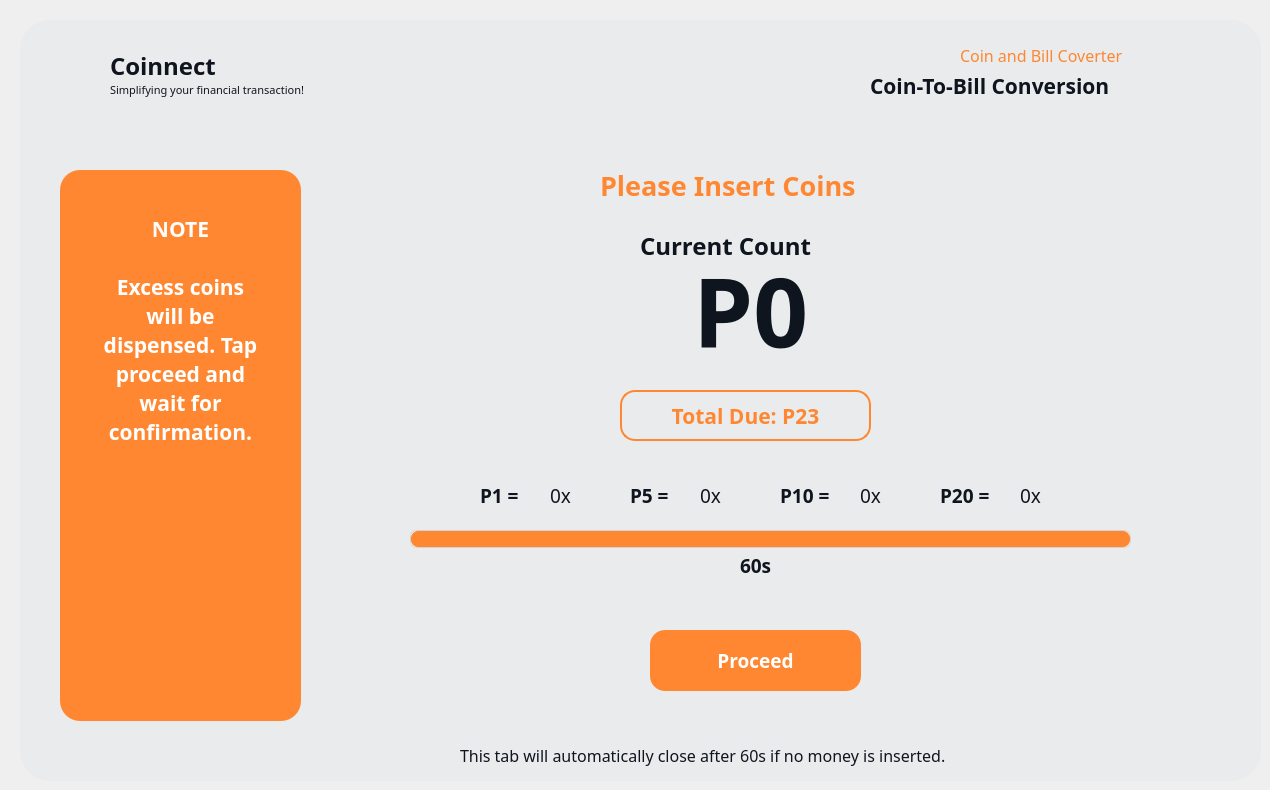
    <widget class="QWidget" name="CB_InsertCoins_05">
     <widget class="QFrame" name="InserCioins_Frame">
      <property name="enabled">
       <bool>true</bool>
      </property>
      <property name="geometry">
       <rect>
        <x>20</x>
        <y>20</y>
        <width>1241</width>
        <height>761</height>
       </rect>
      </property>
      <property name="font">
       <font>
        <pointsize>9</pointsize>
       </font>
      </property>
      <property name="styleSheet">
       <string notr="true">QFrame {
    background-color: #eaebec;
	border-radius: 30px;
}
</string>
      </property>
      <property name="frameShape">
       <enum>QFrame::StyledPanel</enum>
      </property>
      <property name="frameShadow">
       <enum>QFrame::Raised</enum>
      </property>
      <widget class="QLabel" name="label_20">
       <property name="geometry">
        <rect>
         <x>90</x>
         <y>20</y>
         <width>141</width>
         <height>51</height>
        </rect>
       </property>
       <property name="font">
        <font>
         <family>Montserrat</family>
         <pointsize>18</pointsize>
         <weight>75</weight>
         <bold>true</bold>
        </font>
       </property>
       <property name="styleSheet">
        <string notr="true">QLabel {
    color: #0f151f;
}
</string>
       </property>
       <property name="text">
        <string>Coinnect</string>
       </property>
      </widget>
      <widget class="QLabel" name="label_23">
       <property name="geometry">
        <rect>
         <x>90</x>
         <y>60</y>
         <width>231</width>
         <height>20</height>
        </rect>
       </property>
       <property name="font">
        <font>
         <family>Montserrat</family>
         <pointsize>8</pointsize>
         <weight>50</weight>
         <bold>false</bold>
        </font>
       </property>
       <property name="styleSheet">
        <string notr="true">QLabel {
    color: #0f151f;
}
</string>
       </property>
       <property name="text">
        <string>Simplifying your financial transaction!</string>
       </property>
      </widget>
      <widget class="QLabel" name="main_logo_12">
       <property name="geometry">
        <rect>
         <x>40</x>
         <y>35</y>
         <width>40</width>
         <height>40</height>
        </rect>
       </property>
       <property name="text">
        <string/>
       </property>
       <property name="pixmap">
        <pixmap>C:/Users/Asus Tuf/Documents/dondon my documents/Research/Coinnect UI/2 Icons/Coinnect Logo.png</pixmap>
       </property>
       <property name="scaledContents">
        <bool>true</bool>
       </property>
      </widget>
      <widget class="QLabel" name="label_25">
       <property name="geometry">
        <rect>
         <x>580</x>
         <y>140</y>
         <width>311</width>
         <height>51</height>
        </rect>
       </property>
       <property name="font">
        <font>
         <family>Montserrat</family>
         <pointsize>20</pointsize>
         <weight>75</weight>
         <bold>true</bold>
        </font>
       </property>
       <property name="styleSheet">
        <string notr="true">QLabel {
    color: #ff8731;
}
</string>
       </property>
       <property name="text">
        <string>Please Insert Coins</string>
       </property>
      </widget>
      <widget class="QPushButton" name="converter_select_backBtn_2">
       <property name="geometry">
        <rect>
         <x>60</x>
         <y>710</y>
         <width>21</width>
         <height>41</height>
        </rect>
       </property>
       <property name="font">
        <font>
         <family>Montserrat</family>
         <pointsize>12</pointsize>
         <weight>75</weight>
         <bold>true</bold>
        </font>
       </property>
       <property name="cursor">
        <cursorShape>PointingHandCursor</cursorShape>
       </property>
       <property name="styleSheet">
        <string notr="true">QPushButton {
    background-color: #eaebec;
    border-radius: 30px;
}


QPushButton:pressed {
    padding-top: 8px;  /* simulate press-in */
    padding-bottom: 7px;
    box-shadow: inset 0px 2px 4px rgba(255, 255, 255, 0.4); /* lighter shadow */
}
</string>
       </property>
       <property name="text">
        <string/>
       </property>
       <property name="icon">
        <iconset>
         <normaloff>C:/Users/Asus Tuf/Downloads/back.png</normaloff>C:/Users/Asus Tuf/Downloads/back.png</iconset>
       </property>
       <property name="iconSize">
        <size>
         <width>20</width>
         <height>20</height>
        </size>
       </property>
      </widget>
      <widget class="QToolButton" name="cb_insert_due">
       <property name="geometry">
        <rect>
         <x>600</x>
         <y>370</y>
         <width>251</width>
         <height>51</height>
        </rect>
       </property>
       <property name="font">
        <font>
         <family>Montserrat</family>
         <pointsize>16</pointsize>
         <weight>75</weight>
         <bold>true</bold>
        </font>
       </property>
       <property name="cursor">
        <cursorShape>ArrowCursor</cursorShape>
       </property>
       <property name="styleSheet">
        <string notr="true">QToolButton {
    background-color: transparent;
    color: #ff8731;
    border: 2px solid #ff8731;
    border-radius: 15px;
    text-align: center;
}</string>
       </property>
       <property name="text">
        <string>Total Due: P23</string>
       </property>
       <property name="iconSize">
        <size>
         <width>200</width>
         <height>200</height>
        </size>
       </property>
       <property name="checkable">
        <bool>false</bool>
       </property>
       <property name="popupMode">
        <enum>QToolButton::InstantPopup</enum>
       </property>
       <property name="toolButtonStyle">
        <enum>Qt::ToolButtonTextUnderIcon</enum>
       </property>
      </widget>
      <widget class="QLabel" name="label_28">
       <property name="geometry">
        <rect>
         <x>940</x>
         <y>20</y>
         <width>201</width>
         <height>31</height>
        </rect>
       </property>
       <property name="font">
        <font>
         <family>Montserrat</family>
         <pointsize>12</pointsize>
         <weight>50</weight>
         <bold>false</bold>
        </font>
       </property>
       <property name="styleSheet">
        <string notr="true">QLabel {
    color: #ff8731;
}
</string>
       </property>
       <property name="text">
        <string>Coin and Bill Coverter</string>
       </property>
      </widget>
      <widget class="QLabel" name="label_29">
       <property name="geometry">
        <rect>
         <x>850</x>
         <y>40</y>
         <width>291</width>
         <height>51</height>
        </rect>
       </property>
       <property name="font">
        <font>
         <family>Montserrat</family>
         <pointsize>16</pointsize>
         <weight>75</weight>
         <bold>true</bold>
        </font>
       </property>
       <property name="styleSheet">
        <string notr="true">QLabel {
    color: #0F151F;
}
</string>
       </property>
       <property name="text">
        <string>Coin-To-Bill Conversion</string>
       </property>
      </widget>
      <widget class="QLabel" name="main_logo_13">
       <property name="geometry">
        <rect>
         <x>1150</x>
         <y>30</y>
         <width>50</width>
         <height>50</height>
        </rect>
       </property>
       <property name="text">
        <string/>
       </property>
       <property name="pixmap">
        <pixmap>C:/Users/Asus Tuf/Documents/dondon my documents/Research/Coinnect UI/2 Icons/Black_coin to bill.png</pixmap>
       </property>
       <property name="scaledContents">
        <bool>true</bool>
       </property>
      </widget>
      <widget class="QToolButton" name="converter_service_proceed_2">
       <property name="geometry">
        <rect>
         <x>40</x>
         <y>460</y>
         <width>241</width>
         <height>231</height>
        </rect>
       </property>
       <property name="font">
        <font>
         <family>Montserrat</family>
         <pointsize>14</pointsize>
         <weight>75</weight>
         <bold>true</bold>
        </font>
       </property>
       <property name="cursor">
        <cursorShape>ArrowCursor</cursorShape>
       </property>
       <property name="styleSheet">
        <string notr="true">QToolButton {
    background-color: transparent;
    color: #ff8731;
    border: 2px solid #ff8731;
    border-radius: 15px;
    padding: 20px;
    padding-top: 10px;
    text-align: center;
}


</string>
       </property>
       <property name="text">
        <string>Proceed</string>
       </property>
       <property name="icon">
        <iconset>
         <normaloff>C:/Users/Asus Tuf/Documents/dondon my documents/Research/Coinnect UI/2 Icons/Peso Add.png</normaloff>C:/Users/Asus Tuf/Documents/dondon my documents/Research/Coinnect UI/2 Icons/Peso Add.png</iconset>
       </property>
       <property name="iconSize">
        <size>
         <width>200</width>
         <height>200</height>
        </size>
       </property>
       <property name="checkable">
        <bool>false</bool>
       </property>
       <property name="popupMode">
        <enum>QToolButton::InstantPopup</enum>
       </property>
       <property name="toolButtonStyle">
        <enum>Qt::ToolButtonIconOnly</enum>
       </property>
      </widget>
      <widget class="QToolButton" name="type_foreignBtn_2">
       <property name="geometry">
        <rect>
         <x>40</x>
         <y>150</y>
         <width>241</width>
         <height>551</height>
        </rect>
       </property>
       <property name="font">
        <font>
         <family>Montserrat</family>
         <pointsize>16</pointsize>
         <weight>75</weight>
         <bold>true</bold>
        </font>
       </property>
       <property name="cursor">
        <cursorShape>ArrowCursor</cursorShape>
       </property>
       <property name="styleSheet">
        <string notr="true">QToolButton {
    background-color: #ff8731;
    color: white;
    border: none;
    border-radius: 20px;
    padding-top:30px;
    text-align: center;
}

</string>
       </property>
       <property name="text">
        <string>NOTE

Excess coins
will be
dispensed. Tap
proceed and
wait for
confirmation.








</string>
       </property>
       <property name="iconSize">
        <size>
         <width>200</width>
         <height>200</height>
        </size>
       </property>
       <property name="checkable">
        <bool>false</bool>
       </property>
       <property name="popupMode">
        <enum>QToolButton::InstantPopup</enum>
       </property>
       <property name="toolButtonStyle">
        <enum>Qt::ToolButtonTextOnly</enum>
       </property>
      </widget>
      <widget class="QToolButton" name="cb_insert_proceed">
       <property name="geometry">
        <rect>
         <x>630</x>
         <y>610</y>
         <width>211</width>
         <height>61</height>
        </rect>
       </property>
       <property name="font">
        <font>
         <family>Montserrat</family>
         <pointsize>14</pointsize>
         <weight>75</weight>
         <bold>true</bold>
        </font>
       </property>
       <property name="cursor">
        <cursorShape>PointingHandCursor</cursorShape>
       </property>
       <property name="styleSheet">
        <string notr="true">QToolButton {
    background-color: #ff8731;
    color: white;
    border: none;
    border-radius: 15px;
    text-align: center;
}

QToolButton:hover {
    background-color: #FFA05C;  /* light gray */
}

QToolButton:pressed {
    background-color: #F56600;
    padding-top: 15px;  /* simulate press-in */
    padding-bottom: 20px;
 
}

</string>
       </property>
       <property name="text">
        <string>Proceed</string>
       </property>
       <property name="iconSize">
        <size>
         <width>200</width>
         <height>200</height>
        </size>
       </property>
       <property name="checkable">
        <bool>false</bool>
       </property>
       <property name="popupMode">
        <enum>QToolButton::InstantPopup</enum>
       </property>
       <property name="toolButtonStyle">
        <enum>Qt::ToolButtonIconOnly</enum>
       </property>
      </widget>
      <widget class="QLabel" name="label_30">
       <property name="geometry">
        <rect>
         <x>620</x>
         <y>200</y>
         <width>211</width>
         <height>51</height>
        </rect>
       </property>
       <property name="font">
        <font>
         <family>Montserrat</family>
         <pointsize>18</pointsize>
         <weight>75</weight>
         <bold>true</bold>
        </font>
       </property>
       <property name="styleSheet">
        <string notr="true">QLabel {
    color: #0F151F;
}
</string>
       </property>
       <property name="text">
        <string>Current Count</string>
       </property>
      </widget>
      <widget class="QLabel" name="label_31">
       <property name="geometry">
        <rect>
         <x>600</x>
         <y>220</y>
         <width>261</width>
         <height>141</height>
        </rect>
       </property>
       <property name="font">
        <font>
         <family>Montserrat</family>
         <pointsize>72</pointsize>
         <weight>75</weight>
         <bold>true</bold>
        </font>
       </property>
       <property name="styleSheet">
        <string notr="true">QLabel {
    color: #0F151F;
	padding-top:-100px
}
</string>
       </property>
       <property name="text">
        <string>P0</string>
       </property>
       <property name="textFormat">
        <enum>Qt::MarkdownText</enum>
       </property>
       <property name="alignment">
        <set>Qt::AlignCenter</set>
       </property>
       <property name="wordWrap">
        <bool>false</bool>
       </property>
      </widget>
      <widget class="QLabel" name="label_32">
       <property name="geometry">
        <rect>
         <x>460</x>
         <y>450</y>
         <width>61</width>
         <height>51</height>
        </rect>
       </property>
       <property name="font">
        <font>
         <family>Montserrat</family>
         <pointsize>14</pointsize>
         <weight>75</weight>
         <bold>true</bold>
        </font>
       </property>
       <property name="styleSheet">
        <string notr="true">QLabel {
    color: #0F151F;
}
</string>
       </property>
       <property name="text">
        <string>P1 = </string>
       </property>
      </widget>
      <widget class="QLabel" name="label_33">
       <property name="geometry">
        <rect>
         <x>530</x>
         <y>450</y>
         <width>51</width>
         <height>51</height>
        </rect>
       </property>
       <property name="font">
        <font>
         <family>Montserrat</family>
         <pointsize>14</pointsize>
         <weight>50</weight>
         <bold>false</bold>
        </font>
       </property>
       <property name="styleSheet">
        <string notr="true">QLabel {
    color: #0F151F;
}
</string>
       </property>
       <property name="text">
        <string>0x</string>
       </property>
      </widget>
      <widget class="QLabel" name="label_34">
       <property name="geometry">
        <rect>
         <x>680</x>
         <y>450</y>
         <width>51</width>
         <height>51</height>
        </rect>
       </property>
       <property name="font">
        <font>
         <family>Montserrat</family>
         <pointsize>14</pointsize>
         <weight>50</weight>
         <bold>false</bold>
        </font>
       </property>
       <property name="styleSheet">
        <string notr="true">QLabel {
    color: #0F151F;
}
</string>
       </property>
       <property name="text">
        <string>0x</string>
       </property>
      </widget>
      <widget class="QLabel" name="label_37">
       <property name="geometry">
        <rect>
         <x>840</x>
         <y>450</y>
         <width>51</width>
         <height>51</height>
        </rect>
       </property>
       <property name="font">
        <font>
         <family>Montserrat</family>
         <pointsize>14</pointsize>
         <weight>50</weight>
         <bold>false</bold>
        </font>
       </property>
       <property name="styleSheet">
        <string notr="true">QLabel {
    color: #0F151F;
}
</string>
       </property>
       <property name="text">
        <string>0x</string>
       </property>
      </widget>
      <widget class="QLabel" name="label_35">
       <property name="geometry">
        <rect>
         <x>610</x>
         <y>450</y>
         <width>61</width>
         <height>51</height>
        </rect>
       </property>
       <property name="font">
        <font>
         <family>Montserrat</family>
         <pointsize>14</pointsize>
         <weight>75</weight>
         <bold>true</bold>
        </font>
       </property>
       <property name="styleSheet">
        <string notr="true">QLabel {
    color: #0F151F;
}
</string>
       </property>
       <property name="text">
        <string>P5 = </string>
       </property>
      </widget>
      <widget class="QLabel" name="label_36">
       <property name="geometry">
        <rect>
         <x>760</x>
         <y>450</y>
         <width>61</width>
         <height>51</height>
        </rect>
       </property>
       <property name="font">
        <font>
         <family>Montserrat</family>
         <pointsize>14</pointsize>
         <weight>75</weight>
         <bold>true</bold>
        </font>
       </property>
       <property name="styleSheet">
        <string notr="true">QLabel {
    color: #0F151F;
}
</string>
       </property>
       <property name="text">
        <string>P10 = </string>
       </property>
      </widget>
      <widget class="QLabel" name="label_38">
       <property name="geometry">
        <rect>
         <x>920</x>
         <y>450</y>
         <width>61</width>
         <height>51</height>
        </rect>
       </property>
       <property name="font">
        <font>
         <family>Montserrat</family>
         <pointsize>14</pointsize>
         <weight>75</weight>
         <bold>true</bold>
        </font>
       </property>
       <property name="styleSheet">
        <string notr="true">QLabel {
    color: #0F151F;
}
</string>
       </property>
       <property name="text">
        <string>P20 = </string>
       </property>
      </widget>
      <widget class="QLabel" name="label_39">
       <property name="geometry">
        <rect>
         <x>1000</x>
         <y>450</y>
         <width>51</width>
         <height>51</height>
        </rect>
       </property>
       <property name="font">
        <font>
         <family>Montserrat</family>
         <pointsize>14</pointsize>
         <weight>50</weight>
         <bold>false</bold>
        </font>
       </property>
       <property name="styleSheet">
        <string notr="true">QLabel {
    color: #0F151F;
}
</string>
       </property>
       <property name="text">
        <string>0x</string>
       </property>
      </widget>
      <widget class="QLabel" name="label_40">
       <property name="geometry">
        <rect>
         <x>440</x>
         <y>710</y>
         <width>591</width>
         <height>51</height>
        </rect>
       </property>
       <property name="font">
        <font>
         <family>Montserrat</family>
         <pointsize>12</pointsize>
         <weight>50</weight>
         <bold>false</bold>
        </font>
       </property>
       <property name="styleSheet">
        <string notr="true">QLabel {
    color: #0F151F;
}
</string>
       </property>
       <property name="text">
        <string>This tab will automatically close after 60s if no money is inserted.</string>
       </property>
      </widget>
      <widget class="QLabel" name="cb_secondsLabel">
       <property name="geometry">
        <rect>
         <x>720</x>
         <y>520</y>
         <width>41</width>
         <height>51</height>
        </rect>
       </property>
       <property name="font">
        <font>
         <family>Montserrat</family>
         <pointsize>14</pointsize>
         <weight>75</weight>
         <bold>true</bold>
        </font>
       </property>
       <property name="styleSheet">
        <string notr="true">QLabel {
    color: #0F151F;
}
</string>
       </property>
       <property name="text">
        <string>60s</string>
       </property>
      </widget>
      <widget class="QProgressBar" name="cb_progressbar">
       <property name="geometry">
        <rect>
         <x>390</x>
         <y>510</y>
         <width>721</width>
         <height>18</height>
        </rect>
       </property>
       <property name="styleSheet">
        <string notr="true">QProgressBar {
    border: 1px solid lightgray;
    border-radius: 7px;
    background-color: white;
}

QProgressBar::chunk {
    background-color: #ff8731;
    border-radius: 7px;
}
</string>
       </property>
       <property name="value">
        <number>100</number>
       </property>
       <property name="textVisible">
        <bool>false</bool>
       </property>
      </widget>
      <zorder>label_31</zorder>
      <zorder>type_foreignBtn_2</zorder>
      <zorder>label_20</zorder>
      <zorder>label_23</zorder>
      <zorder>main_logo_12</zorder>
      <zorder>label_25</zorder>
      <zorder>converter_select_backBtn_2</zorder>
      <zorder>cb_insert_due</zorder>
      <zorder>label_29</zorder>
      <zorder>main_logo_13</zorder>
      <zorder>converter_service_proceed_2</zorder>
      <zorder>label_28</zorder>
      <zorder>cb_insert_proceed</zorder>
      <zorder>label_30</zorder>
      <zorder>label_33</zorder>
      <zorder>label_34</zorder>
      <zorder>label_37</zorder>
      <zorder>label_32</zorder>
      <zorder>label_35</zorder>
      <zorder>label_36</zorder>
      <zorder>label_38</zorder>
      <zorder>label_39</zorder>
      <zorder>label_40</zorder>
      <zorder>cb_secondsLabel</zorder>
      <zorder>cb_progressbar</zorder>
     </widget>
    </widget>
